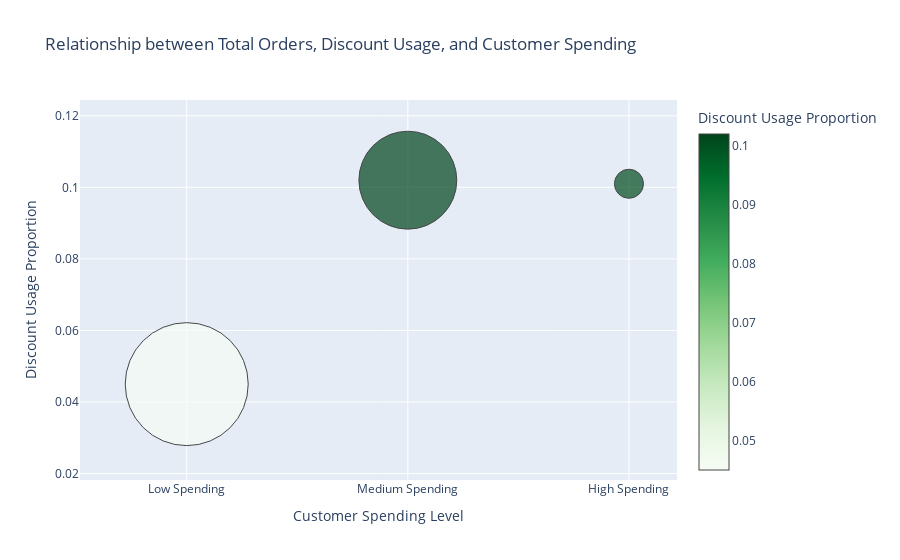

Notebook cell for this chart:
### Code cell
# Data
total_orders = [1.64, 10.886, 20.914]
discount_usage = [0.045, 0.102, 0.101]
group_sizes =  [1230,979,291]
spending_levels = ["Low Spending", "Medium Spending", "High Spending"]

# Create a scatter plot with size representing total orders
fig = go.Figure(data=[go.Scatter(
    x=spending_levels,
    y=discount_usage,
    mode='markers',
    marker=dict(
        size=[size/10 for size in group_sizes],  # Scale size for visibility
        color=discount_usage,  # Color based on discount usage
        colorscale='Greens',  # Use the Greens color scale (gray to green)
        colorbar=dict(title='Discount Usage Proportion'),
        line=dict(  # Add outline
            color='black',  # Outline color
            width=1         # Outline width
        )
    )
)])

# Customize layout
fig.update_layout(
    title="Relationship between Total Orders, Discount Usage, and Customer Spending",
    xaxis_title="Customer Spending Level",
    yaxis_title="Discount Usage Proportion",
    xaxis=dict(
        tickfont=dict(size=12),
        titlefont=dict(size=14)
    ),
    yaxis=dict(
        tickfont=dict(size=12),
        titlefont=dict(size=14)
    )
)

# Show plot
fig.show()

### Figure 1 — Plotly figure (JSON) as saved in the notebook; plotly's stock layout.template omitted (floating-point values rounded to 4 significant figures)
{"data": [{"marker": {"color": [0.045, 0.102, 0.101], "colorbar": {"title": {"text": "Discount Usage Proportion"}}, "colorscale": [[0, "rgb(247,252,245)"], [0.125, "rgb(229,245,224)"], [0.25, "rgb(199,233,192)"], [0.375, "rgb(161,217,155)"], [0.5, "rgb(116,196,118)"], [0.625, "rgb(65,171,93)"], [0.75, "rgb(35,139,69)"], [0.875, "rgb(0,109,44)"], [1, "rgb(0,68,27)"]], "line": {"color": "black", "width": 1}, "size": [123, 97.9, 29.1]}, "mode": "markers", "type": "scatter", "x": ["Low Spending", "Medium Spending", "High Spending"], "y": [0.045, 0.102, 0.101]}], "layout": {"title": {"text": "Relationship between Total Orders, Discount Usage, and Customer Spending"}, "xaxis": {"tickfont": {"size": 12}, "title": {"font": {"size": 14}, "text": "Customer Spending Level"}}, "yaxis": {"tickfont": {"size": 12}, "title": {"font": {"size": 14}, "text": "Discount Usage Proportion"}}}}
